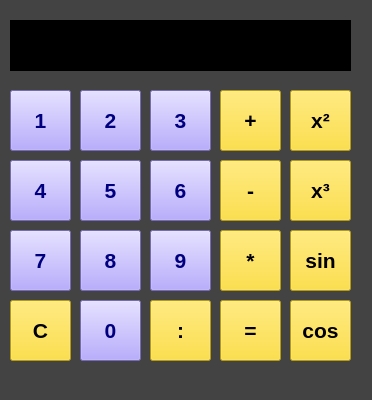
<?xml version="1.0" encoding="UTF-8"?>
<ui version="4.0">
 <class>Form</class>
 <widget class="QWidget" name="Form">
  <property name="enabled">
   <bool>true</bool>
  </property>
  <property name="geometry">
   <rect>
    <x>0</x>
    <y>0</y>
    <width>372</width>
    <height>400</height>
   </rect>
  </property>
  <property name="minimumSize">
   <size>
    <width>300</width>
    <height>400</height>
   </size>
  </property>
  <property name="maximumSize">
   <size>
    <width>16777215</width>
    <height>16777215</height>
   </size>
  </property>
  <property name="cursor">
   <cursorShape>PointingHandCursor</cursorShape>
  </property>
  <property name="windowTitle">
   <string>Form</string>
  </property>
  <property name="styleSheet">
   <string notr="true">background-color: rgb(67, 67, 67);</string>
  </property>
  <widget class="QPushButton" name="btn_1">
   <property name="geometry">
    <rect>
     <x>10</x>
     <y>90</y>
     <width>61</width>
     <height>61</height>
    </rect>
   </property>
   <property name="minimumSize">
    <size>
     <width>61</width>
     <height>61</height>
    </size>
   </property>
   <property name="maximumSize">
    <size>
     <width>61</width>
     <height>61</height>
    </size>
   </property>
   <property name="font">
    <font>
     <pointsize>16</pointsize>
     <weight>75</weight>
     <bold>true</bold>
    </font>
   </property>
   <property name="styleSheet">
    <string notr="true">background-color: rgb(164, 148, 255);
color: rgb(0, 0, 127);</string>
   </property>
   <property name="text">
    <string>1</string>
   </property>
  </widget>
  <widget class="QPushButton" name="btn_2">
   <property name="geometry">
    <rect>
     <x>80</x>
     <y>90</y>
     <width>61</width>
     <height>61</height>
    </rect>
   </property>
   <property name="minimumSize">
    <size>
     <width>61</width>
     <height>61</height>
    </size>
   </property>
   <property name="maximumSize">
    <size>
     <width>61</width>
     <height>61</height>
    </size>
   </property>
   <property name="font">
    <font>
     <pointsize>16</pointsize>
     <weight>75</weight>
     <bold>true</bold>
    </font>
   </property>
   <property name="styleSheet">
    <string notr="true">background-color: rgb(164, 148, 255);
color: rgb(0, 0, 127);</string>
   </property>
   <property name="text">
    <string>2</string>
   </property>
  </widget>
  <widget class="QPushButton" name="btn_3">
   <property name="geometry">
    <rect>
     <x>150</x>
     <y>90</y>
     <width>61</width>
     <height>61</height>
    </rect>
   </property>
   <property name="minimumSize">
    <size>
     <width>61</width>
     <height>61</height>
    </size>
   </property>
   <property name="maximumSize">
    <size>
     <width>61</width>
     <height>61</height>
    </size>
   </property>
   <property name="font">
    <font>
     <pointsize>16</pointsize>
     <weight>75</weight>
     <bold>true</bold>
    </font>
   </property>
   <property name="styleSheet">
    <string notr="true">background-color: rgb(164, 148, 255);
color: rgb(0, 0, 127);</string>
   </property>
   <property name="text">
    <string>3</string>
   </property>
  </widget>
  <widget class="QPushButton" name="btn_plus">
   <property name="geometry">
    <rect>
     <x>220</x>
     <y>90</y>
     <width>61</width>
     <height>61</height>
    </rect>
   </property>
   <property name="minimumSize">
    <size>
     <width>61</width>
     <height>61</height>
    </size>
   </property>
   <property name="maximumSize">
    <size>
     <width>61</width>
     <height>61</height>
    </size>
   </property>
   <property name="font">
    <font>
     <pointsize>16</pointsize>
     <weight>75</weight>
     <bold>true</bold>
    </font>
   </property>
   <property name="styleSheet">
    <string notr="true">background-color: rgb(255, 216, 21);</string>
   </property>
   <property name="text">
    <string>+</string>
   </property>
  </widget>
  <widget class="QPushButton" name="btn_min">
   <property name="geometry">
    <rect>
     <x>220</x>
     <y>160</y>
     <width>61</width>
     <height>61</height>
    </rect>
   </property>
   <property name="minimumSize">
    <size>
     <width>61</width>
     <height>61</height>
    </size>
   </property>
   <property name="maximumSize">
    <size>
     <width>61</width>
     <height>61</height>
    </size>
   </property>
   <property name="font">
    <font>
     <pointsize>16</pointsize>
     <weight>75</weight>
     <bold>true</bold>
    </font>
   </property>
   <property name="styleSheet">
    <string notr="true">background-color: rgb(255, 216, 21);</string>
   </property>
   <property name="text">
    <string>-</string>
   </property>
  </widget>
  <widget class="QPushButton" name="btn_4">
   <property name="geometry">
    <rect>
     <x>10</x>
     <y>160</y>
     <width>61</width>
     <height>61</height>
    </rect>
   </property>
   <property name="minimumSize">
    <size>
     <width>61</width>
     <height>61</height>
    </size>
   </property>
   <property name="maximumSize">
    <size>
     <width>61</width>
     <height>61</height>
    </size>
   </property>
   <property name="font">
    <font>
     <pointsize>16</pointsize>
     <weight>75</weight>
     <bold>true</bold>
    </font>
   </property>
   <property name="styleSheet">
    <string notr="true">background-color: rgb(164, 148, 255);
color: rgb(0, 0, 127);</string>
   </property>
   <property name="text">
    <string>4</string>
   </property>
  </widget>
  <widget class="QPushButton" name="btn_x">
   <property name="geometry">
    <rect>
     <x>220</x>
     <y>230</y>
     <width>61</width>
     <height>61</height>
    </rect>
   </property>
   <property name="minimumSize">
    <size>
     <width>61</width>
     <height>61</height>
    </size>
   </property>
   <property name="maximumSize">
    <size>
     <width>61</width>
     <height>61</height>
    </size>
   </property>
   <property name="font">
    <font>
     <pointsize>16</pointsize>
     <weight>75</weight>
     <bold>true</bold>
    </font>
   </property>
   <property name="styleSheet">
    <string notr="true">background-color: rgb(255, 216, 21);</string>
   </property>
   <property name="text">
    <string>*</string>
   </property>
  </widget>
  <widget class="QPushButton" name="btn_7">
   <property name="geometry">
    <rect>
     <x>10</x>
     <y>230</y>
     <width>61</width>
     <height>61</height>
    </rect>
   </property>
   <property name="minimumSize">
    <size>
     <width>61</width>
     <height>61</height>
    </size>
   </property>
   <property name="maximumSize">
    <size>
     <width>61</width>
     <height>61</height>
    </size>
   </property>
   <property name="font">
    <font>
     <pointsize>16</pointsize>
     <weight>75</weight>
     <bold>true</bold>
    </font>
   </property>
   <property name="styleSheet">
    <string notr="true">background-color: rgb(164, 148, 255);
color: rgb(0, 0, 127);</string>
   </property>
   <property name="text">
    <string>7</string>
   </property>
  </widget>
  <widget class="QPushButton" name="btn_9">
   <property name="geometry">
    <rect>
     <x>150</x>
     <y>230</y>
     <width>61</width>
     <height>61</height>
    </rect>
   </property>
   <property name="minimumSize">
    <size>
     <width>61</width>
     <height>61</height>
    </size>
   </property>
   <property name="maximumSize">
    <size>
     <width>61</width>
     <height>61</height>
    </size>
   </property>
   <property name="font">
    <font>
     <pointsize>16</pointsize>
     <weight>75</weight>
     <bold>true</bold>
    </font>
   </property>
   <property name="styleSheet">
    <string notr="true">background-color: rgb(164, 148, 255);
color: rgb(0, 0, 127);</string>
   </property>
   <property name="text">
    <string>9</string>
   </property>
  </widget>
  <widget class="QPushButton" name="btn_8">
   <property name="geometry">
    <rect>
     <x>80</x>
     <y>230</y>
     <width>61</width>
     <height>61</height>
    </rect>
   </property>
   <property name="minimumSize">
    <size>
     <width>61</width>
     <height>61</height>
    </size>
   </property>
   <property name="maximumSize">
    <size>
     <width>61</width>
     <height>61</height>
    </size>
   </property>
   <property name="font">
    <font>
     <pointsize>16</pointsize>
     <weight>75</weight>
     <bold>true</bold>
    </font>
   </property>
   <property name="styleSheet">
    <string notr="true">background-color: rgb(164, 148, 255);
color: rgb(0, 0, 127);</string>
   </property>
   <property name="text">
    <string>8</string>
   </property>
  </widget>
  <widget class="QPushButton" name="btn_eq">
   <property name="geometry">
    <rect>
     <x>220</x>
     <y>300</y>
     <width>61</width>
     <height>61</height>
    </rect>
   </property>
   <property name="minimumSize">
    <size>
     <width>61</width>
     <height>61</height>
    </size>
   </property>
   <property name="maximumSize">
    <size>
     <width>61</width>
     <height>61</height>
    </size>
   </property>
   <property name="font">
    <font>
     <pointsize>16</pointsize>
     <weight>75</weight>
     <bold>true</bold>
    </font>
   </property>
   <property name="styleSheet">
    <string notr="true">background-color: rgb(255, 216, 21);</string>
   </property>
   <property name="text">
    <string>=</string>
   </property>
  </widget>
  <widget class="QPushButton" name="btn_0">
   <property name="geometry">
    <rect>
     <x>80</x>
     <y>300</y>
     <width>61</width>
     <height>61</height>
    </rect>
   </property>
   <property name="minimumSize">
    <size>
     <width>61</width>
     <height>61</height>
    </size>
   </property>
   <property name="maximumSize">
    <size>
     <width>61</width>
     <height>61</height>
    </size>
   </property>
   <property name="font">
    <font>
     <pointsize>16</pointsize>
     <weight>75</weight>
     <bold>true</bold>
    </font>
   </property>
   <property name="styleSheet">
    <string notr="true">background-color: rgb(164, 148, 255);
color: rgb(0, 0, 127);</string>
   </property>
   <property name="text">
    <string>0</string>
   </property>
  </widget>
  <widget class="QPushButton" name="btn_d">
   <property name="geometry">
    <rect>
     <x>150</x>
     <y>300</y>
     <width>61</width>
     <height>61</height>
    </rect>
   </property>
   <property name="minimumSize">
    <size>
     <width>61</width>
     <height>61</height>
    </size>
   </property>
   <property name="maximumSize">
    <size>
     <width>61</width>
     <height>61</height>
    </size>
   </property>
   <property name="font">
    <font>
     <pointsize>16</pointsize>
     <weight>75</weight>
     <bold>true</bold>
    </font>
   </property>
   <property name="styleSheet">
    <string notr="true">background-color: rgb(255, 216, 21);</string>
   </property>
   <property name="text">
    <string>:</string>
   </property>
  </widget>
  <widget class="QPushButton" name="btn_clear">
   <property name="geometry">
    <rect>
     <x>10</x>
     <y>300</y>
     <width>61</width>
     <height>61</height>
    </rect>
   </property>
   <property name="minimumSize">
    <size>
     <width>61</width>
     <height>61</height>
    </size>
   </property>
   <property name="maximumSize">
    <size>
     <width>61</width>
     <height>61</height>
    </size>
   </property>
   <property name="font">
    <font>
     <pointsize>16</pointsize>
     <weight>75</weight>
     <bold>true</bold>
    </font>
   </property>
   <property name="styleSheet">
    <string notr="true">background-color: rgb(255, 216, 21);</string>
   </property>
   <property name="text">
    <string>C</string>
   </property>
  </widget>
  <widget class="QPushButton" name="btn_5">
   <property name="geometry">
    <rect>
     <x>80</x>
     <y>160</y>
     <width>61</width>
     <height>61</height>
    </rect>
   </property>
   <property name="minimumSize">
    <size>
     <width>61</width>
     <height>61</height>
    </size>
   </property>
   <property name="maximumSize">
    <size>
     <width>61</width>
     <height>61</height>
    </size>
   </property>
   <property name="font">
    <font>
     <pointsize>16</pointsize>
     <weight>75</weight>
     <bold>true</bold>
    </font>
   </property>
   <property name="styleSheet">
    <string notr="true">background-color: rgb(164, 148, 255);
color: rgb(0, 0, 127);</string>
   </property>
   <property name="text">
    <string>5</string>
   </property>
  </widget>
  <widget class="QPushButton" name="btn_6">
   <property name="geometry">
    <rect>
     <x>150</x>
     <y>160</y>
     <width>61</width>
     <height>61</height>
    </rect>
   </property>
   <property name="minimumSize">
    <size>
     <width>61</width>
     <height>61</height>
    </size>
   </property>
   <property name="maximumSize">
    <size>
     <width>61</width>
     <height>61</height>
    </size>
   </property>
   <property name="font">
    <font>
     <pointsize>16</pointsize>
     <weight>75</weight>
     <bold>true</bold>
    </font>
   </property>
   <property name="styleSheet">
    <string notr="true">background-color: rgb(164, 148, 255);
color: rgb(0, 0, 127);</string>
   </property>
   <property name="text">
    <string>6</string>
   </property>
  </widget>
  <widget class="QLabel" name="label">
   <property name="geometry">
    <rect>
     <x>10</x>
     <y>20</y>
     <width>341</width>
     <height>51</height>
    </rect>
   </property>
   <property name="cursor">
    <cursorShape>ArrowCursor</cursorShape>
   </property>
   <property name="styleSheet">
    <string notr="true">background-color: rgb(0, 0, 0);
color: rgb(218, 255, 33);
font: 75 16pt &quot;MS Shell Dlg 2&quot;;</string>
   </property>
   <property name="text">
    <string/>
   </property>
   <property name="alignment">
    <set>Qt::AlignRight|Qt::AlignTrailing|Qt::AlignVCenter</set>
   </property>
  </widget>
  <widget class="QPushButton" name="btn_square">
   <property name="geometry">
    <rect>
     <x>290</x>
     <y>90</y>
     <width>61</width>
     <height>61</height>
    </rect>
   </property>
   <property name="minimumSize">
    <size>
     <width>61</width>
     <height>61</height>
    </size>
   </property>
   <property name="maximumSize">
    <size>
     <width>61</width>
     <height>61</height>
    </size>
   </property>
   <property name="font">
    <font>
     <pointsize>16</pointsize>
     <weight>75</weight>
     <bold>true</bold>
    </font>
   </property>
   <property name="styleSheet">
    <string notr="true">background-color: rgb(255, 216, 21);</string>
   </property>
   <property name="text">
    <string>x²</string>
   </property>
  </widget>
  <widget class="QPushButton" name="btn_3square">
   <property name="geometry">
    <rect>
     <x>290</x>
     <y>160</y>
     <width>61</width>
     <height>61</height>
    </rect>
   </property>
   <property name="minimumSize">
    <size>
     <width>61</width>
     <height>61</height>
    </size>
   </property>
   <property name="maximumSize">
    <size>
     <width>61</width>
     <height>61</height>
    </size>
   </property>
   <property name="font">
    <font>
     <pointsize>16</pointsize>
     <weight>75</weight>
     <bold>true</bold>
    </font>
   </property>
   <property name="styleSheet">
    <string notr="true">background-color: rgb(255, 216, 21);</string>
   </property>
   <property name="text">
    <string>x³</string>
   </property>
  </widget>
  <widget class="QPushButton" name="sin">
   <property name="geometry">
    <rect>
     <x>290</x>
     <y>230</y>
     <width>61</width>
     <height>61</height>
    </rect>
   </property>
   <property name="minimumSize">
    <size>
     <width>61</width>
     <height>61</height>
    </size>
   </property>
   <property name="maximumSize">
    <size>
     <width>61</width>
     <height>61</height>
    </size>
   </property>
   <property name="font">
    <font>
     <pointsize>16</pointsize>
     <weight>75</weight>
     <bold>true</bold>
    </font>
   </property>
   <property name="styleSheet">
    <string notr="true">background-color: rgb(255, 216, 21);</string>
   </property>
   <property name="text">
    <string>sin</string>
   </property>
  </widget>
  <widget class="QPushButton" name="cos">
   <property name="geometry">
    <rect>
     <x>290</x>
     <y>300</y>
     <width>61</width>
     <height>61</height>
    </rect>
   </property>
   <property name="minimumSize">
    <size>
     <width>61</width>
     <height>61</height>
    </size>
   </property>
   <property name="maximumSize">
    <size>
     <width>61</width>
     <height>61</height>
    </size>
   </property>
   <property name="font">
    <font>
     <pointsize>16</pointsize>
     <weight>75</weight>
     <bold>true</bold>
    </font>
   </property>
   <property name="styleSheet">
    <string notr="true">background-color: rgb(255, 216, 21);</string>
   </property>
   <property name="text">
    <string>cos</string>
   </property>
  </widget>
 </widget>
 <resources/>
 <connections/>
</ui>
